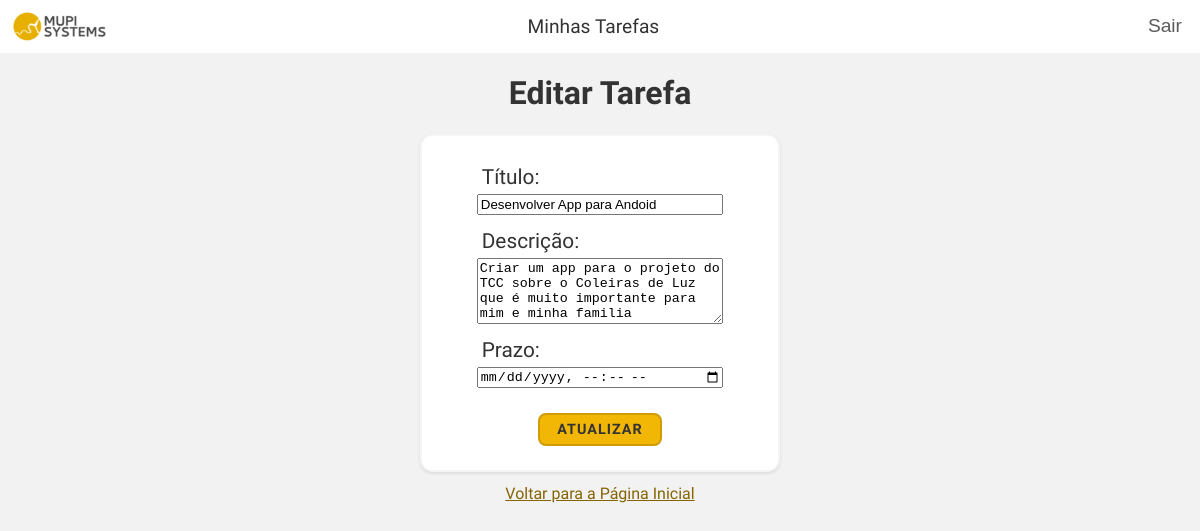
The page /27/edit/ (signed in) on the database its author committed.
### tasks/models.py (models this page shows, shortened)
class Task(models.Model):
  title = models.CharField(max_length=200)
  description = models.TextField()
  completed = models.BooleanField(default=False)
  created_at = models.DateTimeField(auto_now_add=True)
  due_date = models.DateTimeField()
  user = models.ForeignKey(User, on_delete=models.CASCADE)

### tasks/views.py (the view)
# urls.py: path('<int:pk>/edit/', views.task_update, name='task_update'),
@login_required
def task_update(request, pk):
    task = get_object_or_404(Task, pk=pk, user=request.user)
    if request.method == 'POST':
        form = CustomTaskForm(request.POST, instance=task)
        if form.is_valid():
            form.save()
            messages.success(request, "Tarefa atualizada com sucesso!")
            return redirect('home')
    else:
        form = CustomTaskForm(instance=task)
    return render(request, 'tasks/task_form.html', {'form': form, 'is_update': True})

### tasks/forms.py (shortened to what this page needs)
class CustomTaskForm(forms.ModelForm):
    class Meta:
        model = Task
        fields = ['title', 'description', 'due_date']
        widgets = {
            'title': forms.TextInput(attrs={
                'class': 'form-control',
                'placeholder': 'Título da tarefa',
            }),
            'description': forms.Textarea(attrs={
                'class': 'form-control',
                'placeholder': 'Descrição detalhada',
                'rows': 4,
            }),
            'due_date': forms.DateTimeInput(attrs={
                'class': 'form-control',
                'type': 'datetime-local',
            }),
        }

### tasks/templates/tasks/task_form.html (shortened to what this page needs)
{% extends "base.html" %}
{% load static %}
{% block extra_css %}
<link rel="stylesheet" href="{% static 'tasks/css/task_form.css' %}">
{% endblock %}
{% block content %}
<div class="container-form">
    <h1 class="title_form">{% if is_update %}Editar Tarefa{% else %}Criar Nova Tarefa{% endif %}</h1>
    <form method="post" class="form">
        <div class="campo">
            <label for="id_title">Título:</label>
            {{ form.title }}
        </div>
        <div class="campo">
            <label for="id_description">Descrição:</label>
            {{ form.description }}
        </div>
        <div class="campo">
            <label for="id_due_date">Prazo:</label>
            {{ form.due_date }}
        </div>
        <button type="submit" class="btn-save">
            {% if is_update %}Atualizar{% else %}Salvar{% endif %}
        </button>
    </form>
    <a class="link-home" href="{% url 'home' %}" >Voltar para a Página Inicial</a>
</div>
{% endblock %}

### tasks/static/tasks/css/base.css (style rules this page uses)
:root { --primary-color: #F2B705; --primary-color-hover: #fac116; --secondary-color: #c7c7c7; --tertiary-color: #F2D680; --white-color: #fff; --gray-color: #e9e9e971; --background-color: #F2F2F2; --border-color: #CF9C04; --gray-border-color: #9494941a; --shadow-color: rgba(0, 0, 0, 0.1); --text-color: #333; --btn-delete-color: #FFE6B7; --btn-edit-color: #FECE6F; --alert-success-background-color: #d4edda; --alert-success-border-color: #c3e6cb; --alert-success-text-color: #155724; --alert-danger-background-color: #f8d7da; --alert-danger-border-color: #f5c6cb; --alert-danger-text-color: #721c24; --alert-warning-background-color: #fff3cd; --alert-warning-border-color: #ffeeba; --alert-warning-text-color: #856404; --font-family: "Raleway", serif; --number-fonte: system-ui, -apple-system, BlinkMacSystemFont, 'Segoe UI', Roboto, Oxygen, Ubuntu, Cantarell, 'Open Sans', 'Helvetica Neue', sans-serif; }
* { box-sizing: border-box; }
body { margin: 0; padding: 0; background-color: var(--background-color); color: var(--text-color); font-family: var(--font-family); width: 100%; height: 100%; overflow-x: hidden; }

### tasks/static/tasks/css/task_form.css (style rules this page uses)
.container-form { display: flex; flex-direction: column; justify-content: center; align-items: center; width: 100%; font-family: var(--font-family); color: var(--text-color); }
.title_form { font-size: 2rem; }
.form { width: 30%; background-color: var(--white-color); display: flex; flex-direction: column; justify-content: center; align-items: center; padding: 2%; border: solid 0.18rem var(--gray-color); border-radius: 0.8rem; box-shadow: 0 0.1rem 0.2rem var(--shadow-color); }
.campo { width: 80%; display: flex; flex-direction: column; justify-content: center; margin-bottom: 3%; }
label { font-size: 1.3rem; font-weight: 400; padding: 2%; }
.btn-save { margin-top: 5%; width: 40%; padding: 2%; border-radius: 0.5rem; border: solid 0.14rem var(--border-color); background-color: var(--primary-color); color: var(--text-color); font-family: var(--font-family); font-size: 0.9rem; font-weight: 600; text-transform: uppercase; letter-spacing: 1px; }
.link-home { color: var(--alert-warning-text-color); margin-top: 1%; }

### rows shown on the page
Task: title "Desenvolver App para Andoid", description "Criar um app para o projeto do TCC sobre o Coleiras de Luz que é muito importante para mim e minha familia"
